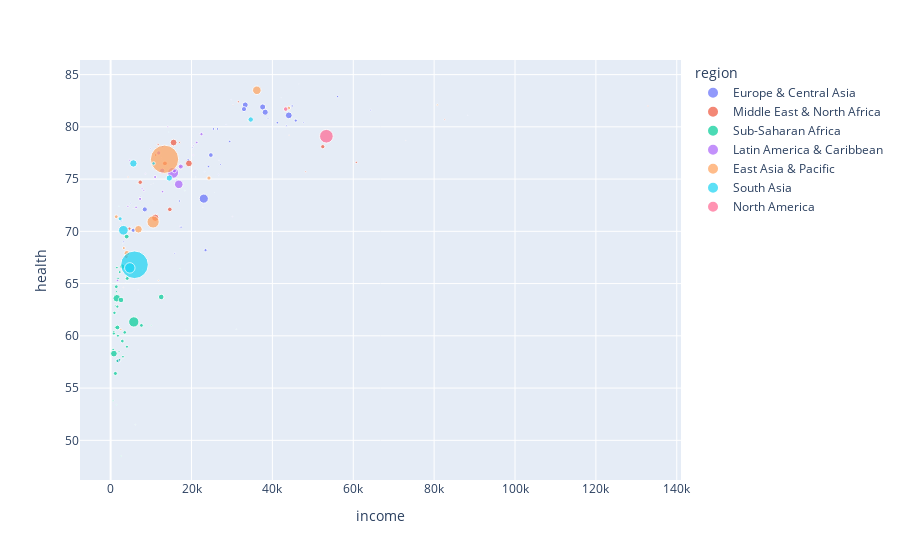

The notebook cell saved with this chart:
### Code cell
px.scatter(df, x='income', y='health', color='region', size='population')
